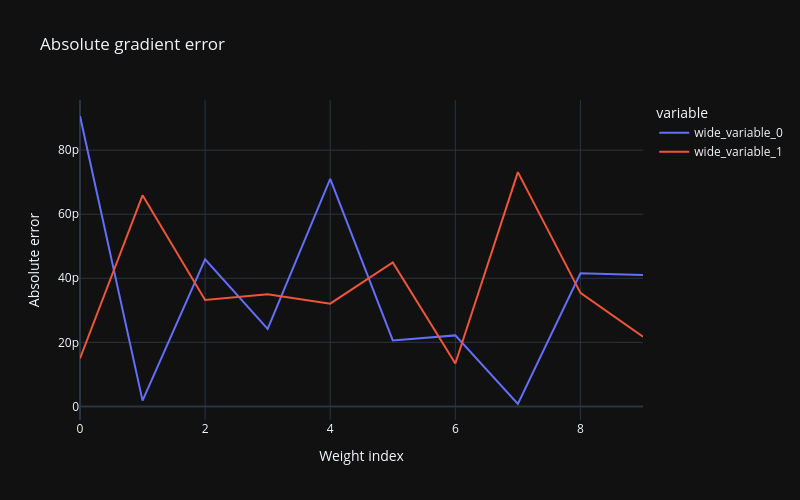

The code cell stored with this chart in its notebook:
### Code cell
dW1 = np.asarray(dW1)
dW2 = np.asarray(dW2)
fda_list_w1 = np.asarray(fda_list_w1)
fda_list_w2 = np.asarray(fda_list_w2)

absolute_error_w1 = np.abs(dW1 - fda_list_w1)
absolute_error_w2 = np.abs(dW2 - fda_list_w2)
fig = px.line(y = [absolute_error_w1, absolute_error_w2], title='Absolute gradient error')
fig.update_layout(xaxis_title='Weight index', yaxis_title='Absolute error', template='plotly_dark', 
                  width=800, height=500, showlegend=True)
fig.show()

### Figure 1 — Plotly figure (JSON) as saved in the notebook; plotly's stock layout.template omitted (floating-point values rounded to 4 significant figures)
{"data": [{"hovertemplate": "variable=wide_variable_0<br>index=%{x}<br>value=%{y}<extra></extra>", "legendgroup": "wide_variable_0", "line": {"color": "#636efa", "dash": "solid"}, "marker": {"symbol": "circle"}, "mode": "lines", "name": "wide_variable_0", "orientation": "v", "showlegend": true, "type": "scatter", "x": [0, 1, 2, 3, 4, 5, 6, 7, 8, 9], "xaxis": "x", "y": [9.066e-11, 1.815e-12, 4.591e-11, 2.422e-11, 7.106e-11, 2.061e-11, 2.217e-11, 7.506e-13, 4.156e-11, 4.099e-11], "yaxis": "y"}, {"hovertemplate": "variable=wide_variable_1<br>index=%{x}<br>value=%{y}<extra></extra>", "legendgroup": "wide_variable_1", "line": {"color": "#EF553B", "dash": "solid"}, "marker": {"symbol": "circle"}, "mode": "lines", "name": "wide_variable_1", "orientation": "v", "showlegend": true, "type": "scatter", "x": [0, 1, 2, 3, 4, 5, 6, 7, 8, 9], "xaxis": "x", "y": [1.496e-11, 6.589e-11, 3.325e-11, 3.498e-11, 3.207e-11, 4.492e-11, 1.341e-11, 7.313e-11, 3.543e-11, 2.176e-11], "yaxis": "y"}], "layout": {"height": 500, "legend": {"title": {"text": "variable"}, "tracegroupgap": 0}, "showlegend": true, "title": {"text": "Absolute gradient error"}, "width": 800, "xaxis": {"anchor": "y", "domain": [0, 1], "title": {"text": "Weight index"}}, "yaxis": {"anchor": "x", "domain": [0, 1], "title": {"text": "Absolute error"}}}}
